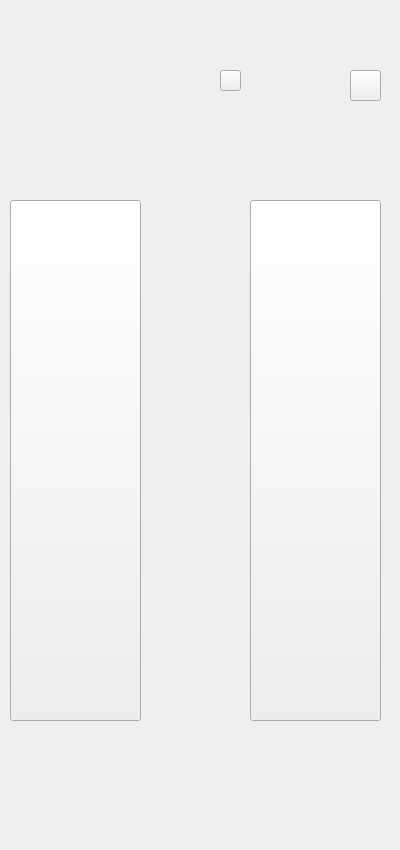
    <widget class="QWidget" name="page_5">
     <widget class="QLabel" name="label_5">
      <property name="geometry">
       <rect>
        <x>0</x>
        <y>0</y>
        <width>391</width>
        <height>841</height>
       </rect>
      </property>
      <property name="text">
       <string/>
      </property>
      <property name="pixmap">
       <pixmap resource="resources.qrc">:/images/images/StoryPage.png</pixmap>
      </property>
     </widget>
     <widget class="QPushButton" name="pushButton_20">
      <property name="geometry">
       <rect>
        <x>220</x>
        <y>70</y>
        <width>21</width>
        <height>21</height>
       </rect>
      </property>
      <property name="text">
       <string/>
      </property>
     </widget>
     <widget class="QPushButton" name="pushButton_21">
      <property name="geometry">
       <rect>
        <x>350</x>
        <y>70</y>
        <width>31</width>
        <height>31</height>
       </rect>
      </property>
      <property name="text">
       <string/>
      </property>
     </widget>
     <widget class="QPushButton" name="pushButton_155">
      <property name="geometry">
       <rect>
        <x>250</x>
        <y>200</y>
        <width>131</width>
        <height>521</height>
       </rect>
      </property>
      <property name="text">
       <string/>
      </property>
     </widget>
     <widget class="QPushButton" name="pushButton_156">
      <property name="geometry">
       <rect>
        <x>10</x>
        <y>200</y>
        <width>131</width>
        <height>521</height>
       </rect>
      </property>
      <property name="text">
       <string/>
      </property>
     </widget>
    </widget>
